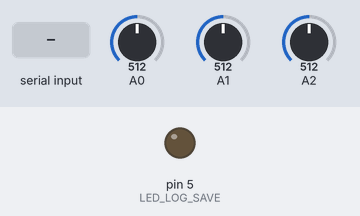
Bench run of a sketch on a simulated Arduino Uno, built with avr-gcc and run on an emulated ATmega328P. Parts: output pins drawn as LEDs (lit = HIGH). The test bench sets the inputs (shaded band); at power-on: A0 = 512, A1 = 512, A2 = 512.

Above: at 1.2 s.
1.3 s: "READ" received over the second serial link
At 4.0 s:
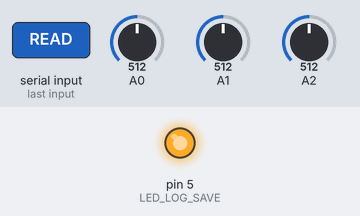
Timing chart, 0 to 5.8 s (numbered marks = the images above; inputs shaded):
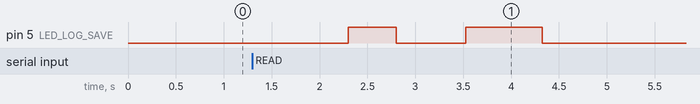

The sketch:

Arduino.ino
```cpp
#include <SoftwareSerial.h> //Necessária para a comunicação serial com o modulo WiFi ESP8266.
//#define DEBUG 1 //Escrever no Monitor serial quando ativado, {@see debug()},
#define LED_LOG_SAVE 5 //Informar a porta do LED, para sinalizar a gravação do log da utilização de energia.

//Constantes utilizadas na geração dos logs.
#define AMOUNT_SCT 3 //Quantidade de sensores SCT-013 suportado no circuito.

SoftwareSerial esp8266(2, 3); //Comunicação serial com o modulo ESP8266.

#ifdef DEBUG
void debug(String title, String value)
{
  Serial.print(title);
  Serial.println(value);
}
#endif

#ifdef DEBUG
void debug(String title)
{
  Serial.println(title);
}
#endif

/* Preencher uma lista com a média da leituras dos sensores SCT 13 */
void fillReads(float reads[AMOUNT_SCT])
{
  int counts[AMOUNT_SCT];
  double readSum[AMOUNT_SCT];
  //Inicializa os valores das listas com zero:
  for (byte i = 0; i < AMOUNT_SCT; i++)
  {
    counts[i] = 0;
    readSum[i] = 0.00;
  }
  //Realizar 2000 leituras nas portas analogicas. Essa quantidade de leitura gera um valor mais próximos dos valores
  //medidos com o amperímetro. Somente ler valores maior do que zero.
  for (int i = 0; i < 2000; i++)
  {
    for (int r = 0; r < AMOUNT_SCT; r++)
    {
      int _analogRead = analogRead(r);
      if (_analogRead > 0)
      {
        readSum[r] += _analogRead;
        counts[r]++;
      }
    }
  }

  //Aplicar a média das leitura nos sensores:
  for (byte a = 0; a < AMOUNT_SCT; a++)
  {
    reads[a] = ((counts[a] > 10) ? (readSum[a] / counts[a]) : 0.00);
#ifdef DEBUG
    debug("A" + String(a) + ": ", String((counts[a] > 0 ? (readSum[a] / counts[a]) : 0.00)));
    debug("C" + String(a) + ": ", String(counts[a]));
#endif
  }
}

String getSensorsValues()
{
  String readValues = "";
  float reads[AMOUNT_SCT];
  fillReads(reads);
#ifdef DEBUG
  debug(F("Sensors Reads: "), (String(reads[0]) + String(" / ") + String(reads[1]) + String(" / ") + String(reads[2])));
#endif
  for (byte p = 0; p < AMOUNT_SCT; p++)
  {
    readValues = readValues + (p > 0 ? ";" : "") + String(reads[p], 2);
  }
#ifdef DEBUG
  debug(F("readValues:"), readValues);
#endif
  return readValues;
}

void sendLogBlink(long flashTime)
{
  digitalWrite(LED_LOG_SAVE, HIGH);
  delay(flashTime);
  digitalWrite(LED_LOG_SAVE, LOW);
}

/*Configuração do programa*/
void setup()
{
#ifdef DEBUG
  Serial.begin(115200); // A velocidde 74880 foi a mais estável na comunicação com o Módulo ESP8266.
#endif
  analogReference(INTERNAL);     //Referência igual a 1,1 volts
  esp8266.begin(74880);          // A velocidade 74880 foi a mais estável na comunicação com o Arduino.
  pinMode(LED_LOG_SAVE, OUTPUT); //Pin do LED que sinaliza a gravação do log de utilização de energia.
}

/*Executar o fluxo do programa*/
void loop()
{
#ifdef DEBUG
  String esp8266Command = Serial.readString();
#else
  String esp8266Command = esp8266.readString();
#endif
  if (esp8266Command.indexOf("READ") > -1)
  {
    sendLogBlink(500);
#ifdef DEBUG
    Serial.print(getSensorsValues());
#else
    esp8266.print(getSensorsValues());
#endif
    sendLogBlink(400);
    sendLogBlink(400);
  }
}
```

Measured:
- after the input at 1.3 s, pin 5 (LED_LOG_SAVE): LOW → HIGH after 1.0 s, → LOW 0.50 s later, → HIGH 0.73 s later, → LOW 0.80 s later
